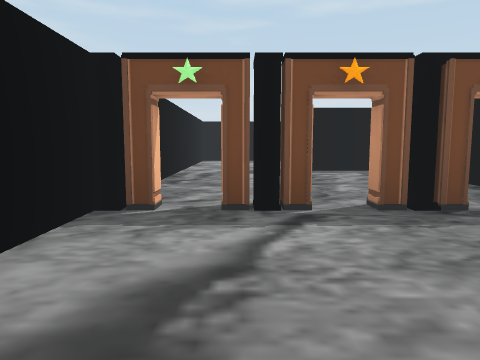
[1] (above)

22 first-person views from a walk through a scene from a Unity 3-D project. The camera is 1.2 m above the floor, tilts 6° down and sees 70° across. Doors are open. The floor is counted in squares, 2 m on a side. Each view is taken from the middle of a square. On the plan, view 1 faces up. The plan holds only what a view shows up to about 10 squares ahead; the rest is blank. The player is left out.

[2]
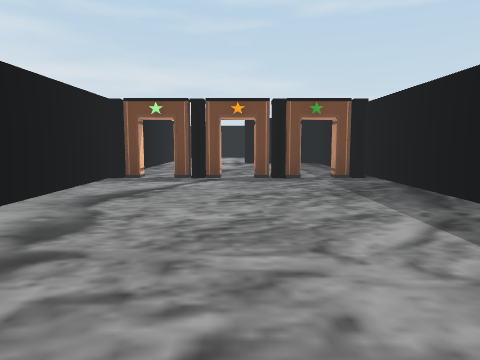

[3]
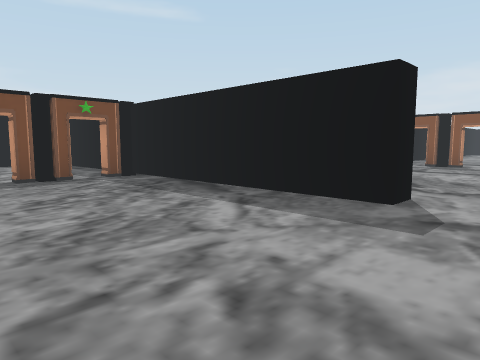

[4]
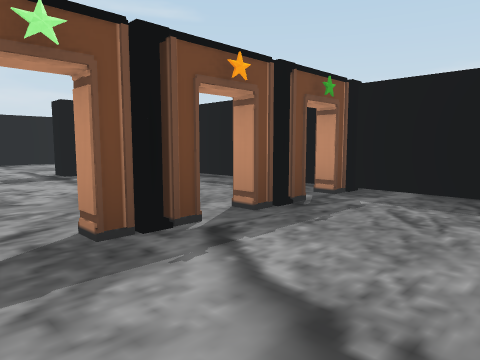

[5]
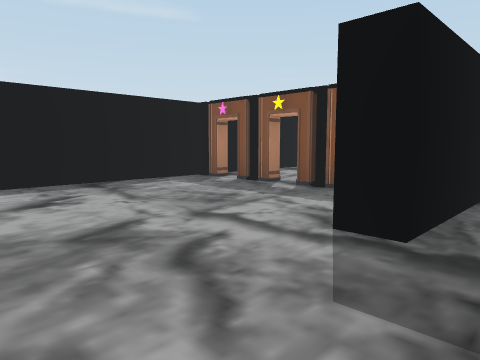

[6]
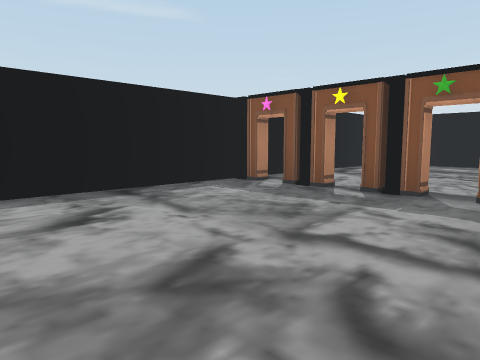

[7]
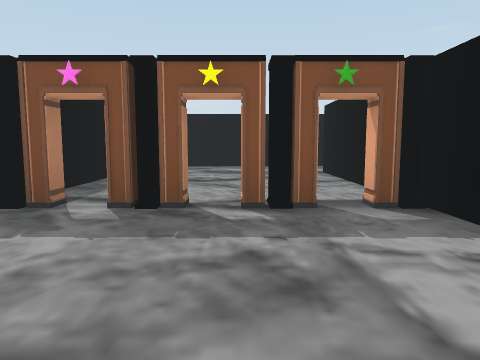

[8]
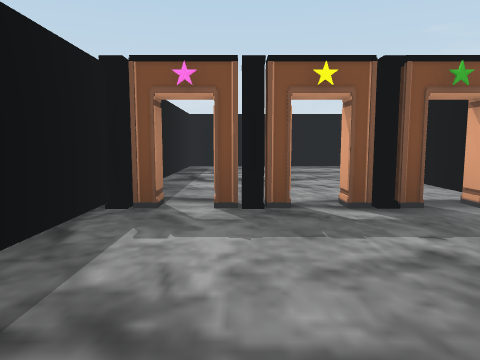

[9]
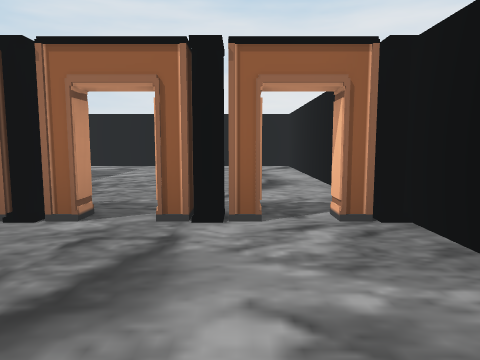

[10]
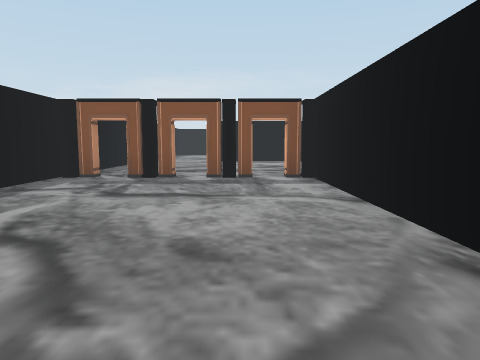

[11]
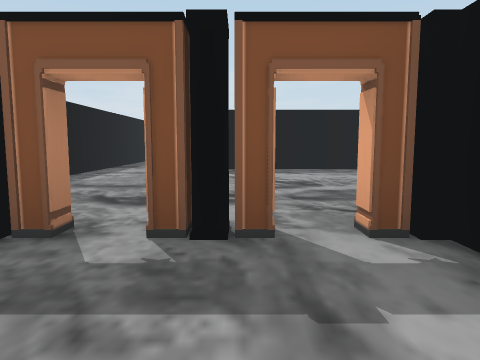

[12]
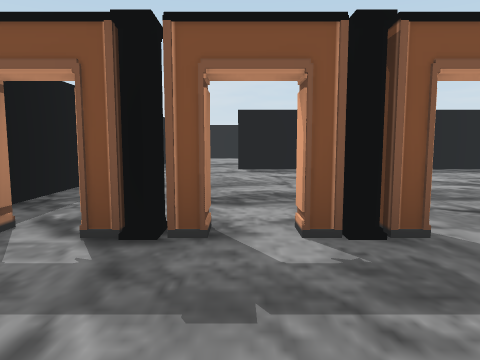

[13]
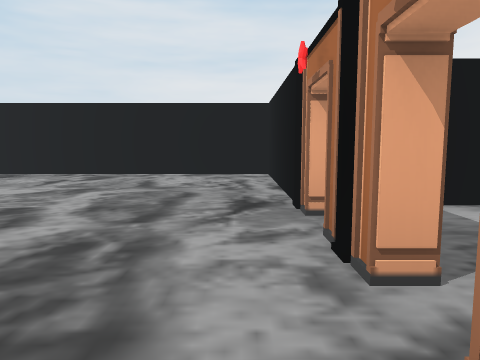

[14]
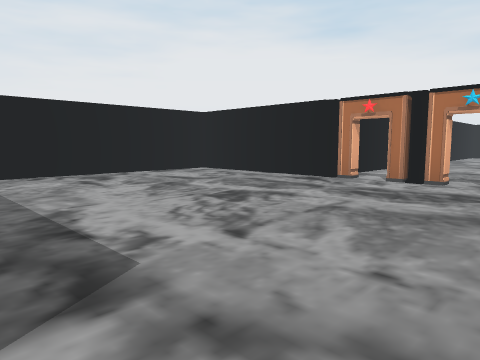

[15]
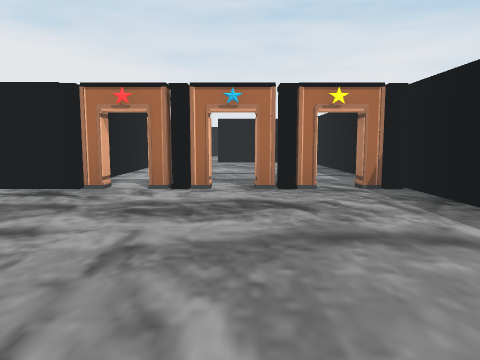

[16]
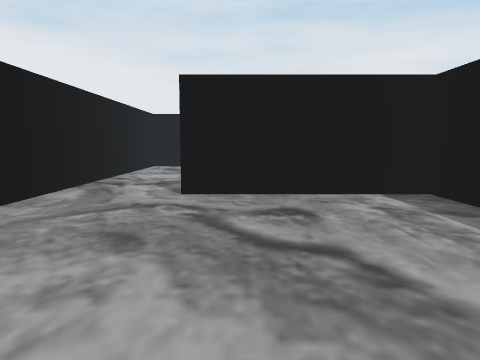

[17]
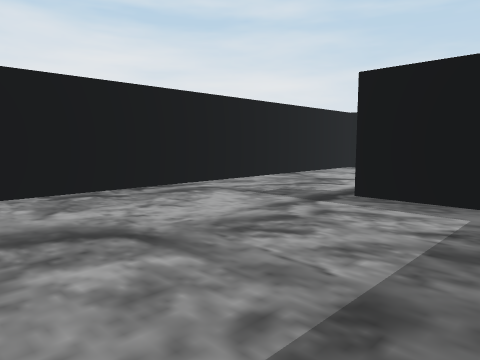

[18]
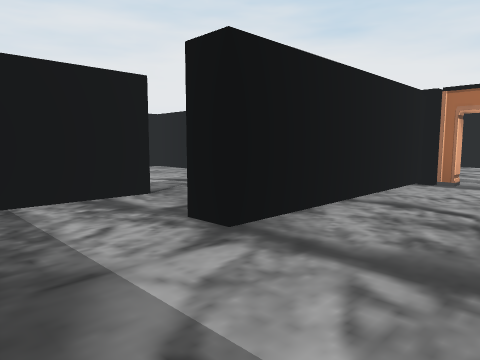

[19]
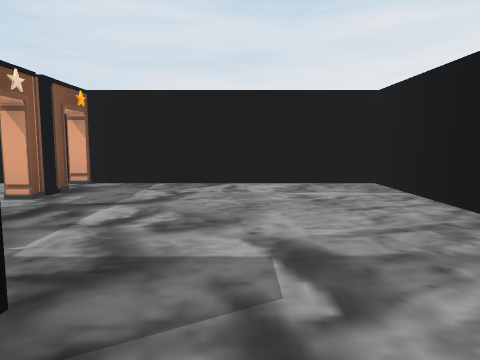

[20]
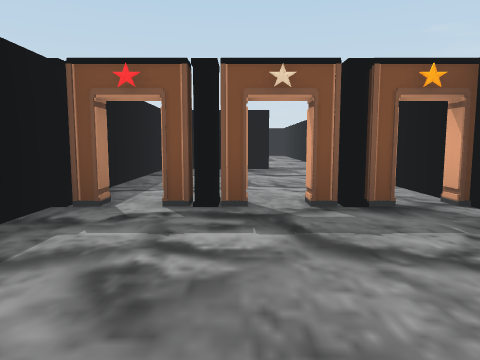

[21]
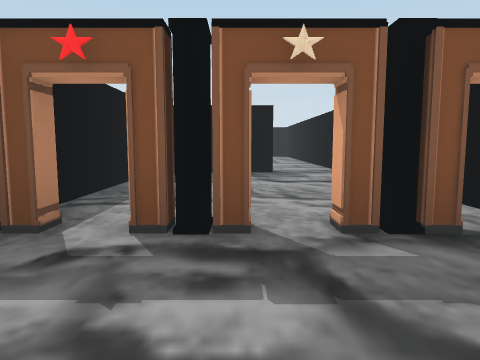

[22]
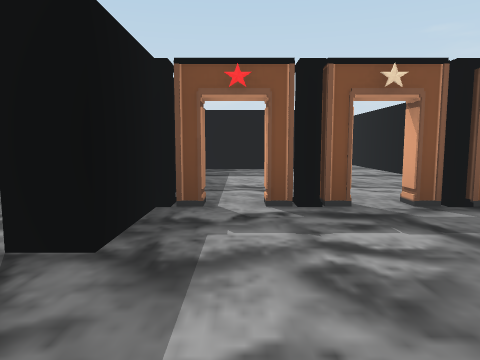

### Floor plan
Key: @ floor where view 1 was taken; # wall or solid block; . floor; D open door; O other object.
Columns run from 2 left of view 1 to 18 right of it. Each row starts with its distance up from view 1.
 13 #############
 12 #....O......#
 11 #....O......#
 10 #....O......#
  9 #....D......#
  8 #...#O####..#
  7 #.....# ....#
  6 #.....#..#O#####
  5 #.....#...D....#
  4 #.....#...O....#
  3 #OODOO#...O........
  2 #.....#...D........
  1 #.....#### #O########
  0 #.@...#.....O.......
 -1 #.....#.....D.....#.
 -2 #...........O.....#
 -3 #...........O.....#
 -4 ####### #####.....#
 -5             #.....#
 -6             #.....#
 -7             #######

Positions as (right, up) in squares from view 1, and headings:
1: (0, 0), facing up
2: (1, -3), facing up
3: (0, -3), facing up-right
4: (-1, 1), facing up-right
5: (-1, 7), facing up-right
6: (-1, 8), facing up-right
7: (0, 10), facing right
8: (0, 11), facing right
9: (0, 6), facing down
10: (4, -2), facing right
11: (8, -2), facing right
12: (8, -1), facing right
13: (11, 0), facing down
14: (16, 0), facing down-left
15: (15, -1), facing left
16: (8, -1), facing left
17: (3, 4), facing up-left
18: (9, 10), facing down-left
19: (6, 7), facing down
20: (5, 4), facing right
21: (6, 4), facing right
22: (5, 5), facing right
